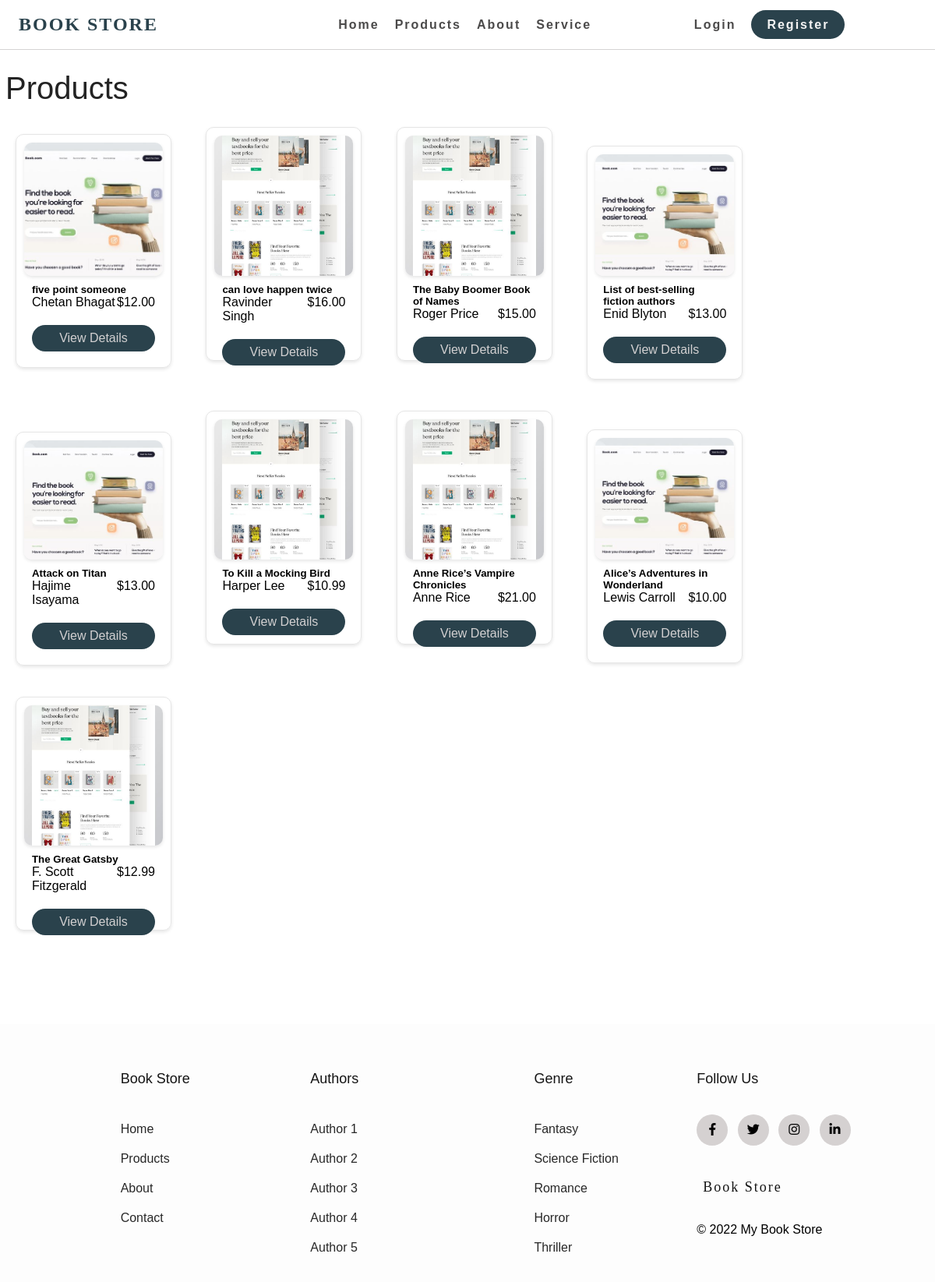
Screenshot of /products/ with the database file from the repository.
### store/models.py (models this page shows, shortened)
class Book(models.Model):
    title = models.CharField(max_length=100)
    author = models.CharField(max_length=100)
    price = models.DecimalField(max_digits=6, decimal_places=2)
    description = models.TextField()
    image = models.ImageField(upload_to='book_images/', blank=True)

### store/views.py (the view)
# urls.py: path('products/', views.products, name='products'),
def products(request):
    books = Book.objects.all()
    return render(request, 'products.html', {'books': books})

### store/templates/products.html (shortened to what this page needs)
{% extends 'base.html' %}
{% block content %}
    <h1>Products</h1>
    <div class="box_container">
        {% for book in books %}
        <div class="card_box">
            <div class="card">
                <img src="{{ MEDIA_URL }}{{ book.image.url }}" class="card-img" alt="{{ book.title }}">
                <div class="card-body">
                    <h5 class="card-title">{{ book.title }}</h5>
                    <div class="TP">
                        <p class="card-text">{{ book.author }}</p>
                        <p class="card-text">${{ book.price }}</p>
                    </div>
                    <a href="{% url 'product_detail' book.pk %}" class="btn">View Details</a>
                </div>
            </div>
        </div>
        {% endfor %}
    </div>
{% endblock %}

### store/templates/base.html (shortened to what this page needs)
{% load static %}
<!DOCTYPE html>
<html lang="en">
<head>
    <link rel="stylesheet" href="{% static 'css/styles.css' %}">
    <link rel="stylesheet" href="https://use.fontawesome.com/releases/v5.0.8/css/all.css">
</head>
<body>
    <nav>
        <nav class="nav-container">
            <div class="logo">
                <h2>Book Store</h2>
            </div>
            <ul>
                <li><a href="{% url 'index' %}">Home</a></li>
                <li><a href="{% url 'products' %}">Products</a></li>
                <li><a href="{% url 'about' %}">About</a></li>
                <li><a href="{% url 'contact' %}">Service</a></li>
            {% if user.is_authenticated %}
                <li><a href="{% url 'profile' %}">Profile</a></li>
                <li><a href="{% url 'logout' %}">Logout</a></li>
            </ul>
            {% else %}
            <div class="btn_box">
                <li><a href="{% url 'login' %}">Login</a></li>
                <li><a class="btn" href="{% url 'register' %}">Register</a></li>
            </div>
            {% endif %}
        </nav>
    </nav>
    <div class="container">
        {% block content %}
        {% endblock %}
    </div>
    <footer class="footer">
        <div class="container5">
            <div class="row">
                <div class="cols">
                    <div class="footer-col">
                        <h4>Book Store</h4>
                        <ul>
                            <li><a href="{% url 'index' %}">Home</a></li>
                            <li><a href="{% url 'products' %}">Products</a></li>
                            <li><a href="{% url 'about' %}">About</a></li>
                            <li><a href="{% url 'contact' %}">Contact</a></li>
                        </ul>
                    </div>
                    <div class="footer-col">
                        <h4>Authors</h4>
                        <ul>
                            <li><a href="#">Author 1</a></li>
                            <li><a href="#">Author 2</a></li>
                            <li><a href="#">Author 3</a></li>
                            <li><a href="#">Author 4</a></li>
                            <li><a href="#">Author 5</a></li>
                        </ul>
                    </div>
                </div>
                <div class="cols">
                    <div class="footer-col">
                        <h4>Genre</h4>
                        <ul>
                            <li><a href="#">Fantasy</a></li>
                            <li><a href="#">Science Fiction</a></li>
                            <li><a href="#">Romance</a></li>
                            <li><a href="#">Horror</a></li>
                            <li><a href="#">Thriller</a></li>
                        </ul>
                    </div>
                    <div class="footer-col">
                        <h4>follow us</h4>
                        <div class="social-links">
                            <a href="#"><i class="fab fa-facebook-f"></i></a>
                            <a href="#"><i class="fab fa-twitter"></i></a>
                            <a href="#"><i class="fab fa-instagram"></i></a>
                            <a href="#"><i class="fab fa-linkedin-in"></i></a>
                        </div>
                        <div class="logo">
                            <h4>Book Store</h4>
                        </div>
                        &copy; 2022 My Book Store
                    </div>
                </div>
            </div>
        </div>
    </footer>
</body>
</html>

### store/static/css/styles.css (style rules this page uses)
* { margin: 0; padding: 0; box-sizing: border-box; text-decoration: none; }
h1 { margin-top: 20px; color: #232323; font-size: 40px; padding: 7px; font-weight: 400; }
body { font-family: Arial, Helvetica, sans-serif; }
.nav-container { display: flex; justify-content: space-between; align-items: center; min-height: 8vh; padding: 16px; border-bottom: 1px solid rgb(213, 211, 211); }
.logo { color: rgb(42, 66, 76); text-transform: uppercase; letter-spacing: 2px; margin-left: 8px; font-family: fantasy; }
ul { display: flex; margin: auto; justify-content: space-between; }
.nav-container ul li { display: inline-block; list-style: none; margin-left: 20px; transition: 0.5s; }
.nav-container ul li a { color: rgb(75, 74, 74); text-decoration: none; letter-spacing: 2px; font-weight: bold; transition: 0.5s; }
.btn_box { float: right; margin-left: 20%; display: flex; }
.nav-container .btn_box .btn { padding: 10px 20px; color: #f4f4f4; background-color: rgb(42, 66, 76) ; border: none; border-radius: 20px; cursor: pointer; font-weight: bold; transition: 0.5s ; }
.container5 { max-width: 1170px; margin:auto; }
.row { display: flex; width: 100%; margin: auto; }
.cols { width: 100%; justify-content: space-evenly; display: flex; }
.footer-col ul { list-style: none; display: flex; flex-direction: column; }
.footer-col ul li { margin-bottom: 10px; margin-top: 10px; color: rgb(40, 40, 40); font-size: 18px; text-transform: capitalize; font-weight: 300; }
.footer { background-color: rgba(245, 245, 245, 0.252); padding: 25px 0; margin-top: 100px; }
.footer-col { padding: 0 15px; }
.footer-col h4 { font-size: 18px; color: rgb(21, 21, 21); text-transform: capitalize; margin:35px 0px; font-weight: 500; position: relative; }
.footer-col h4::before { position: absolute; left:0; bottom: -10px; height: 2px; box-sizing: border-box; width: 50px; }
.footer-col ul li a { font-size: 16px; text-transform: capitalize; text-decoration: none; font-weight: 300; color:rgb(40, 40, 40); display: block; }
.footer-col .social-links a { display: inline-block; height: 40px; width: 40px; background-color: rgb(213, 209, 209); margin:0 8px 8px 0; text-align: center; line-height: 40px; border-radius: 50%; color: black; transition: all 0.5s ease; }
.box_container { display: inline-block; justify-content: center; }
.card_box { display:inline-block; margin: 20px 20px; align-items: center; }
.card { display: flex; flex-direction: column; width: 200px; height: 300px; border: 1px solid rgb(230, 230, 230); border-radius: 10px; padding: 10px; box-shadow: 0 2px 4px rgba(0, 0, 0, 0.1); }
.TP { display: flex; justify-content: space-between; }
.card-img { height: 180px; width: 100%; object-fit: cover; border-radius: 10px; box-shadow: 0 2px 4px rgba(0, 0, 0, 0.1); }
.card-body { flex-grow: 1; display: flex; flex-direction: column; justify-content: flex-end; padding: 10px; }
.card-body .btn { margin-top: 20px; display: block; text-align: center; background-color: rgb(42, 66, 76); color: #d2d0d1; padding: 8px 16px; border-radius: 20px; border: none; transition: background-color 0.3s ease; }

### rows the page displays
Book: image (picture), title "five point someone", author "Chetan Bhagat", price "12.00"
Book: image (picture), title "can love happen twice", author "Ravinder Singh", price "16.00"
Book: image (picture), title "The Baby Boomer Book of Names", author "Roger Price", price "15.00"
Book: image (picture), title "List of best-selling fiction authors", author "Enid Blyton", price "13.00"
Book: image (picture), title "Attack on Titan", author "Hajime Isayama", price "13.00"
Book: image (picture), title "To Kill a Mocking Bird", author "Harper Lee", price "10.99"
Book: image (picture), title "Anne Rice’s Vampire Chronicles", author "Anne Rice", price "21.00"
Book: image (picture), title "Alice’s Adventures in Wonderland", author "Lewis Carroll", price "10.00"
Book: image (picture), title "The Great Gatsby", author "F. Scott Fitzgerald", price "12.99"
